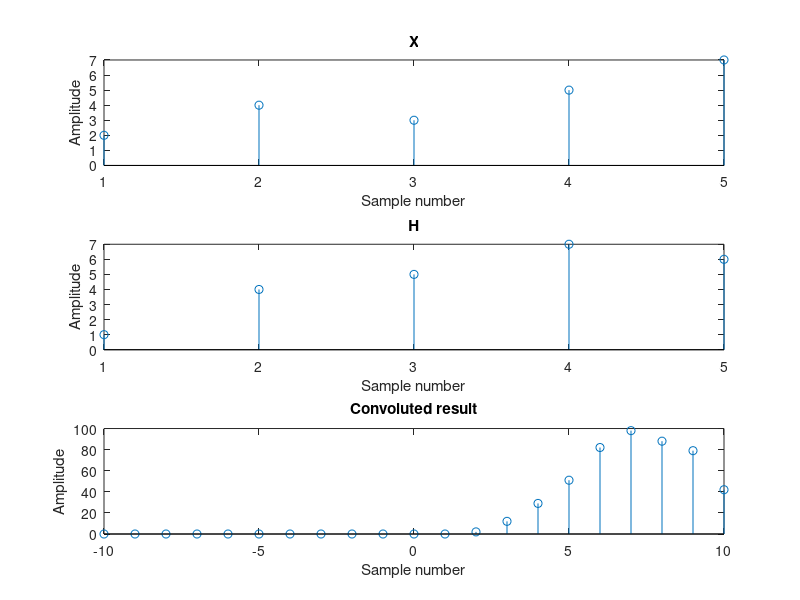

Here is the MATLAB script that generated this plot:
clc;
close all;

% Circular convolution

input("Press enter to start with Circular convolution");
x = [2 4 3 5 7];
h = [1 4 5 7 6];
len = length(x) + length(h);
y = zeros(1, len);

for i = -len : len
    out = 0;

    for k = 0 : length(h)
        x_t = 0;
        h_t = 0;
        if k <= length(x) && k > 0
            x_t = x(k);
        end
        if i-k <= length(h) && i-k > 0
            h_t = h(i-k);
        end
        out = out + h_t * x_t;
    end

    y(len + i + 1) = out;
end

y
cconv(x,h)

figure;

subplot(3,1,1);
stem(1:length(x), x);
title("X");
xlabel("Sample number");
ylabel("Amplitude");

subplot(3,1,2);
stem(1:length(h), h);
title("H");
xlabel("Sample number");
ylabel("Amplitude");

subplot(3,1,3);
stem(-len:len, y);
title("Convoluted result");
xlabel("Sample number");
ylabel("Amplitude");

return;